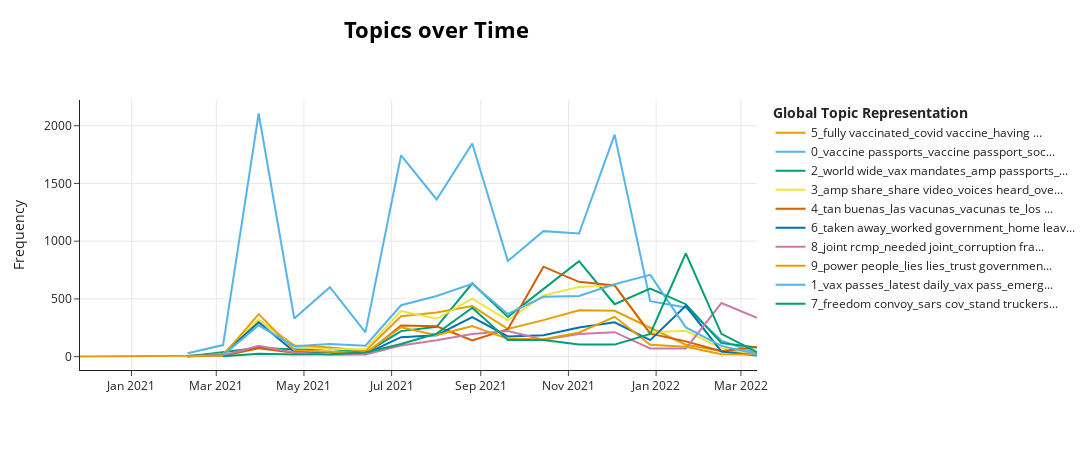

The cell this chart's notebook holds for it:
### Code cell
topic_model.visualize_topics_over_time(topics_over_time, top_n_topics=11)

### Figure 1 — Plotly figure (JSON) as saved in the notebook; plotly's stock layout.template omitted (floating-point values rounded to 4 significant figures)
{"data": [{"hoverinfo": "text", "hovertext": ["<b>Topic 5</b><br>Words: public forum, elderly hospital, forum elderly, quickly public, data quickly", "<b>Topic 5</b><br>Words: healthier idea, believe accepted, infected going, read fb, completely stop", "<b>Topic 5</b><br>Words: covid lies, covid vaccine, bullshit know, covid bullshit, ll temporary", "<b>Topic 5</b><br>Words: covid vaccine, fully vaccinated, covid vaccines, having fully, vaccine passport", "<b>Topic 5</b><br>Words: covid covid, covid vaccine, fully vaccinated, getting covid, cruise lines", "<b>Topic 5</b><br>Words: covid vaccine, fully vaccinated, covid deniers, deniers covid, covid vaccines", "<b>Topic 5</b><br>Words: delta variant, covid vaccine, covid vaccines, fully vaccinated, vaccine passports", "<b>Topic 5</b><br>Words: covid vaccine, fully vaccinated, delta variant, covid vaccines, vaccinated people", "<b>Topic 5</b><br>Words: covid vaccine, fully vaccinated, delta variant, spread covid, vaccinated people", "<b>Topic 5</b><br>Words: covid vaccine, fully vaccinated, covid vaccines, vaccine passports, vaccinated people", "<b>Topic 5</b><br>Words: covid vaccine, reminiscent blood, levels vaccinated, dombook used, africa reply", "<b>Topic 5</b><br>Words: fully vaccinated, having fully, covid vaccine, covid vaccines, spread covid", "<b>Topic 5</b><br>Words: fully vaccinated, having fully, booster having, fully conned, hospitalisation fully", "<b>Topic 5</b><br>Words: fully vaccinated, covid vaccine, covid vaccines, spread covid, vaccinated people", "<b>Topic 5</b><br>Words: covid vaccine, fully vaccinated, spread covid, vaccinated people, covid vaccines", "<b>Topic 5</b><br>Words: fully vaccinated, covid vaccine, covid vaccines, covid mandates, covid restrictions", "<b>Topic 5</b><br>Words: covid vaccine, fully vaccinated, covid vaccines, said dube, said used", "<b>Topic 5</b><br>Words: covid vaccines, fully vaccinated, make recipients, recipients likely, vaccines damage"], "marker": {"color": "#E69F00"}, "mode": "lines", "name": "5_fully vaccinated_covid vaccine_having ...", "type": "scatter", "x": ["2020-11-26T04:30:17.468999+00:00", "2021-02-08T23:22:18.649999+00:00", "2021-03-05T17:41:55.200000+00:00", "2021-03-30T12:01:31.750000+00:00", "2021-04-24T06:21:08.300000+00:00", "2021-05-19T00:40:44.849999+00:00", "2021-06-12T19:00:21.400000+00:00", "2021-07-07T13:19:57.950000+00:00", "2021-08-01T07:39:34.500000+00:00", "2021-08-26T01:59:11.049999+00:00", "2021-09-19T20:18:47.600000+00:00", "2021-10-14T14:38:24.150000+00:00", "2021-11-08T08:58:00.700000+00:00", "2021-12-03T03:17:37.249999+00:00", "2021-12-27T21:37:13.800000+00:00", "2022-01-21T15:56:50.350000+00:00", "2022-02-15T10:16:26.900000+00:00", "2022-03-12T04:36:03.449999+00:00"], "y": [1, 7, 24, 316, 97, 78, 50, 350, 382, 438, 239, 316, 401, 397, 250, 103, 49, 29]}, {"hoverinfo": "text", "hovertext": ["<b>Topic 0</b><br>Words: vaccine passports, vaccine passport, ethically introduced, passports ethically, say vaccine", "<b>Topic 0</b><br>Words: vaccine passports, vaccine passport, voter id, social credit, resist vaccine", "<b>Topic 0</b><br>Words: vaccine passports, vaccine passport, social credit, digital id, local elections", "<b>Topic 0</b><br>Words: vaccine passports, vaccine passport, lockdowns vaccine, digital id, social credit", "<b>Topic 0</b><br>Words: follow texas, texas lead, lead ban, country segregation, tourism hospitality", "<b>Topic 0</b><br>Words: vaccine passports, vaccine passport, digital id, social credit, bit difference", "<b>Topic 0</b><br>Words: vaccine passports, vaccine passport, social credit, digital id, passports coerced", "<b>Topic 0</b><br>Words: vaccine passports, vaccine passport, digital id, social credit, cities france", "<b>Topic 0</b><br>Words: vaccine passports, vaccine passport, digital id, social credit, vaccine mandates", "<b>Topic 0</b><br>Words: vaccine passports, vaccine passport, digital id, social credit, vaccine mandates", "<b>Topic 0</b><br>Words: vaccine passports, vaccine passport, vaccine mandates, social credit, digital id", "<b>Topic 0</b><br>Words: vaccine passports, vaccine passport, digital id, social credit, vaccine mandates", "<b>Topic 0</b><br>Words: vaccine passports, vaccine passport, digital id, vote vaccine, social credit", "<b>Topic 0</b><br>Words: vaccine passports, vaccine passport, social credit, vaccine mandates, digital id", "<b>Topic 0</b><br>Words: vaccine passports, brave canadians, thank france, france love, bless brave", "<b>Topic 0</b><br>Words: vaccine passports, vaccine passport, digital id, passports canada, vaccine mandates", "<b>Topic 0</b><br>Words: digital id, vaccine passports, netherlands nijmegen, rights moment, digital currency"], "marker": {"color": "#56B4E9"}, "mode": "lines", "name": "0_vaccine passports_vaccine passport_soc...", "type": "scatter", "x": ["2021-02-08T23:22:18.649999+00:00", "2021-03-05T17:41:55.200000+00:00", "2021-03-30T12:01:31.750000+00:00", "2021-04-24T06:21:08.300000+00:00", "2021-05-19T00:40:44.849999+00:00", "2021-06-12T19:00:21.400000+00:00", "2021-07-07T13:19:57.950000+00:00", "2021-08-01T07:39:34.500000+00:00", "2021-08-26T01:59:11.049999+00:00", "2021-09-19T20:18:47.600000+00:00", "2021-10-14T14:38:24.150000+00:00", "2021-11-08T08:58:00.700000+00:00", "2021-12-03T03:17:37.249999+00:00", "2021-12-27T21:37:13.800000+00:00", "2022-01-21T15:56:50.350000+00:00", "2022-02-15T10:16:26.900000+00:00", "2022-03-12T04:36:03.449999+00:00"], "y": [29, 100, 2106, 330, 601, 210, 1744, 1361, 1846, 829, 1087, 1066, 1923, 480, 425, 139, 31]}, {"hoverinfo": "text", "hovertext": ["<b>Topic 2</b><br>Words: propose evil, deranged belgian, belgian superstatist, grandeur propose, superstatist delusions", "<b>Topic 2</b><br>Words: kier starmer, starmer stand, world wide, vax mandates, amp passports", "<b>Topic 2</b><br>Words: world wide, wide demonstration, london th, protest london, park london", "<b>Topic 2</b><br>Words: london today, world wide, protest london, vax mandates, amp passports", "<b>Topic 2</b><br>Words: uk th, unite freedom, th june, london freedom, london uk", "<b>Topic 2</b><br>Words: world wide, wide demonstration, demonstration day, day july, july usa", "<b>Topic 2</b><br>Words: world wide, cities italy, vax mandates, amp passports, mandates amp", "<b>Topic 2</b><br>Words: world wide, wide demonstration, demonstration mondiale, bmedia demonstration, wide rally", "<b>Topic 2</b><br>Words: world wide, vax mandates, amp passports, mandates amp, wide demonstration", "<b>Topic 2</b><br>Words: world wide, vax mandates, mandates amp, amp passports, oct massive", "<b>Topic 2</b><br>Words: world wide, wide demonstration, amp human, stand freedom, freedom amp", "<b>Topic 2</b><br>Words: amp passports, mandates amp, vax mandates, nationwide protests, world wide", "<b>Topic 2</b><br>Words: vax mandates, amp passports, mandates amp, passports germany, nationwide protests", "<b>Topic 2</b><br>Words: amp passports, vax mandates, mandates amp, rally vax, world wide", "<b>Topic 2</b><br>Words: medical tyranny, nationwide demonstrations, amp germany, demonstrated medical, germans demonstrated", "<b>Topic 2</b><br>Words: mar night, night nationwide, protests germany, nationwide protests, mar huge"], "marker": {"color": "#009E73"}, "mode": "lines", "name": "2_world wide_vax mandates_amp passports_...", "type": "scatter", "x": ["2021-02-08T23:22:18.649999+00:00", "2021-03-30T12:01:31.750000+00:00", "2021-04-24T06:21:08.300000+00:00", "2021-05-19T00:40:44.849999+00:00", "2021-06-12T19:00:21.400000+00:00", "2021-07-07T13:19:57.950000+00:00", "2021-08-01T07:39:34.500000+00:00", "2021-08-26T01:59:11.049999+00:00", "2021-09-19T20:18:47.600000+00:00", "2021-10-14T14:38:24.150000+00:00", "2021-11-08T08:58:00.700000+00:00", "2021-12-03T03:17:37.249999+00:00", "2021-12-27T21:37:13.800000+00:00", "2022-01-21T15:56:50.350000+00:00", "2022-02-15T10:16:26.900000+00:00", "2022-03-12T04:36:03.449999+00:00"], "y": [1, 76, 61, 67, 32, 221, 258, 635, 344, 589, 827, 454, 590, 454, 118, 78]}, {"hoverinfo": "text", "hovertext": ["<b>Topic 3</b><br>Words: shout forever, broken digital, hi dave, trend votes, dave sorry", "<b>Topic 3</b><br>Words: amp freedom, pvt industry, act right, ready step, industry ready", "<b>Topic 3</b><br>Words: amp share, amp amp, share video, voices heard, overreach amp", "<b>Topic 3</b><br>Words: amp share, amp lied, say raise, share video, raise voice", "<b>Topic 3</b><br>Words: amp share, takeover incompetent, home financial, stop benefitting, mandating disproportionate", "<b>Topic 3</b><br>Words: fully amp, amp completely, living just, start living, completely living", "<b>Topic 3</b><br>Words: amp share, voices heard, share video, sign amp, amp amp", "<b>Topic 3</b><br>Words: amp amp, amp share, voices heard, share video, amp wide", "<b>Topic 3</b><br>Words: make heard, rise amp, amp make, virus rise, amp share", "<b>Topic 3</b><br>Words: amp share, voices heard, share video, making voices, sign amp", "<b>Topic 3</b><br>Words: amp share, voices heard, watch amp, making voices, share video", "<b>Topic 3</b><br>Words: amp share, share video, overreach amp, stand government, video stand", "<b>Topic 3</b><br>Words: pls join, shall voting, voting issue, issue pls, amp wrong", "<b>Topic 3</b><br>Words: amp share, share video, amp amp, voices heard, watch amp", "<b>Topic 3</b><br>Words: protests stop, amp circumstances, free protests, tests vks, encourage disobedience", "<b>Topic 3</b><br>Words: win god, god amp, amp win, world stand, amp share", "<b>Topic 3</b><br>Words: project fly, known traveller, amp piloting, piloting known, comply fly"], "marker": {"color": "#F0E442"}, "mode": "lines", "name": "3_amp share_share video_voices heard_ove...", "type": "scatter", "x": ["2021-02-08T23:22:18.649999+00:00", "2021-03-05T17:41:55.200000+00:00", "2021-03-30T12:01:31.750000+00:00", "2021-04-24T06:21:08.300000+00:00", "2021-05-19T00:40:44.849999+00:00", "2021-06-12T19:00:21.400000+00:00", "2021-07-07T13:19:57.950000+00:00", "2021-08-01T07:39:34.500000+00:00", "2021-08-26T01:59:11.049999+00:00", "2021-09-19T20:18:47.600000+00:00", "2021-10-14T14:38:24.150000+00:00", "2021-11-08T08:58:00.700000+00:00", "2021-12-03T03:17:37.249999+00:00", "2021-12-27T21:37:13.800000+00:00", "2022-01-21T15:56:50.350000+00:00", "2022-02-15T10:16:26.900000+00:00", "2022-03-12T04:36:03.449999+00:00"], "y": [4, 22, 319, 84, 64, 65, 395, 328, 503, 314, 530, 604, 619, 209, 223, 73, 20]}, {"hoverinfo": "text", "hovertext": ["<b>Topic 4</b><br>Words: meme vaccine, ni tes, vaccine esperer, la momie, biden est", "<b>Topic 4</b><br>Words: tan buenas, droit voyager, en una, ce que, escalon mas", "<b>Topic 4</b><br>Words: tan buenas, las vacunas, los protegidos, vacunas te, para proteger", "<b>Topic 4</b><br>Words: tan buenas, las vacunas, la liberte, para proteger, vacunas te", "<b>Topic 4</b><br>Words: tan buenas, las vacunas, vacunas te, para proteger, los protegidos", "<b>Topic 4</b><br>Words: tan buenas, las vacunas, confias en, acho que, vacunas te", "<b>Topic 4</b><br>Words: tan buenas, la liberte, las vacunas, vacunas te, los protegidos", "<b>Topic 4</b><br>Words: tan buenas, la liberte, las vacunas, contre le, est la", "<b>Topic 4</b><br>Words: tan buenas, la liberte, las vacunas, contre le, los protegidos", "<b>Topic 4</b><br>Words: est la, la liberte, liberte est, la est, vive la", "<b>Topic 4</b><br>Words: tan buenas, la liberte, est la, por la, liberte est", "<b>Topic 4</b><br>Words: tan buenas, las vacunas, para proteger, los protegidos, vacunas te", "<b>Topic 4</b><br>Words: tan buenas, las vacunas, vacunas te, para proteger, los protegidos", "<b>Topic 4</b><br>Words: tan buenas, las elites, el plan, tendras nada, nada seras", "<b>Topic 4</b><br>Words: tan buenas, el plan, las elites, seras feliz, plan las", "<b>Topic 4</b><br>Words: tan buenas, vacunas te, la liberte, las vacunas, para proteger", "<b>Topic 4</b><br>Words: elites tendras, tendras nada, seras feliz, plan las, nada seras"], "marker": {"color": "#D55E00"}, "mode": "lines", "name": "4_tan buenas_las vacunas_vacunas te_los ...", "type": "scatter", "x": ["2021-02-08T23:22:18.649999+00:00", "2021-03-05T17:41:55.200000+00:00", "2021-03-30T12:01:31.750000+00:00", "2021-04-24T06:21:08.300000+00:00", "2021-05-19T00:40:44.849999+00:00", "2021-06-12T19:00:21.400000+00:00", "2021-07-07T13:19:57.950000+00:00", "2021-08-01T07:39:34.500000+00:00", "2021-08-26T01:59:11.049999+00:00", "2021-09-19T20:18:47.600000+00:00", "2021-10-14T14:38:24.150000+00:00", "2021-11-08T08:58:00.700000+00:00", "2021-12-03T03:17:37.249999+00:00", "2021-12-27T21:37:13.800000+00:00", "2022-01-21T15:56:50.350000+00:00", "2022-02-15T10:16:26.900000+00:00", "2022-03-12T04:36:03.449999+00:00"], "y": [6, 7, 73, 33, 43, 21, 269, 262, 140, 237, 779, 648, 617, 199, 132, 46, 83]}, {"hoverinfo": "text", "hovertext": ["<b>Topic 6</b><br>Words: vile cutns, cutns going, restricted isn, society pretext, ww happened", "<b>Topic 6</b><br>Words: taken away, worked government, home leave, government pension, pension good", "<b>Topic 6</b><br>Words: taken away, home leave, worked government, woman young, benefits taken", "<b>Topic 6</b><br>Words: new freedoms, taken away, home leave, worked government, government pension", "<b>Topic 6</b><br>Words: taken away, home leave, worked government, benefits taken, th worked", "<b>Topic 6</b><br>Words: taken away, grow fucking, home leave, worked government, good benefits", "<b>Topic 6</b><br>Words: taken away, home leave, worked government, woman young, benefits taken", "<b>Topic 6</b><br>Words: taken away, worked government, home leave, leave jan, th worked", "<b>Topic 6</b><br>Words: insidious insidious, taken away, home leave, worked government, leave jan", "<b>Topic 6</b><br>Words: insidious insidious, taken away, home leave, worked government, pension good", "<b>Topic 6</b><br>Words: taken away, home leave, worked government, leave jan, woman young", "<b>Topic 6</b><br>Words: taken away, worked government, home leave, pension good, leave jan", "<b>Topic 6</b><br>Words: taken away, home leave, worked government, good benefits, th worked", "<b>Topic 6</b><br>Words: home leave, worked government, government pension, woman young, pension good", "<b>Topic 6</b><br>Words: good benefits, th worked, government pension, leave jan, benefits taken", "<b>Topic 6</b><br>Words: home leave, worked government, woman young, benefits taken, government pension", "<b>Topic 6</b><br>Words: sees small, government muzzle, doesn fulfil, make memes, scammed freedoms"], "marker": {"color": "#0072B2"}, "mode": "lines", "name": "6_taken away_worked government_home leav...", "type": "scatter", "x": ["2021-02-08T23:22:18.649999+00:00", "2021-03-05T17:41:55.200000+00:00", "2021-03-30T12:01:31.750000+00:00", "2021-04-24T06:21:08.300000+00:00", "2021-05-19T00:40:44.849999+00:00", "2021-06-12T19:00:21.400000+00:00", "2021-07-07T13:19:57.950000+00:00", "2021-08-01T07:39:34.500000+00:00", "2021-08-26T01:59:11.049999+00:00", "2021-09-19T20:18:47.600000+00:00", "2021-10-14T14:38:24.150000+00:00", "2021-11-08T08:58:00.700000+00:00", "2021-12-03T03:17:37.249999+00:00", "2021-12-27T21:37:13.800000+00:00", "2022-01-21T15:56:50.350000+00:00", "2022-02-15T10:16:26.900000+00:00", "2022-03-12T04:36:03.449999+00:00"], "y": [6, 19, 298, 42, 41, 23, 168, 186, 343, 175, 185, 252, 297, 143, 440, 43, 9]}, {"hoverinfo": "text", "hovertext": ["<b>Topic 8</b><br>Words: roughshod bioethics, davos big, laws gates, exactly acceptance, gates davos", "<b>Topic 8</b><br>Words: needed joint, joint rcmp, corruption fraud, fraud racketeering, rcmp fbi", "<b>Topic 8</b><br>Words: revolution revolution, joint rcmp, corruption fraud, needed joint, fraud racketeering", "<b>Topic 8</b><br>Words: corruption fraud, needed joint, joint rcmp, fraud racketeering, rcmp fbi", "<b>Topic 8</b><br>Words: needed joint, joint rcmp, corruption fraud, fraud racketeering, rcmp fbi", "<b>Topic 8</b><br>Words: needed joint, joint rcmp, corruption fraud, fraud racketeering, rcmp fbi", "<b>Topic 8</b><br>Words: needed joint, corruption fraud, joint rcmp, fraud racketeering, rcmp fbi", "<b>Topic 8</b><br>Words: corruption fraud, needed joint, joint rcmp, fraud racketeering, rcmp fbi", "<b>Topic 8</b><br>Words: revolution march, big pharma, needed joint, joint rcmp, corruption fraud", "<b>Topic 8</b><br>Words: revolution march, march revolution, needed joint, corruption fraud, joint rcmp", "<b>Topic 8</b><br>Words: revolution march, corruption fraud, joint rcmp, needed joint, fraud racketeering", "<b>Topic 8</b><br>Words: corruption fraud, needed joint, joint rcmp, fraud racketeering, rcmp fbi", "<b>Topic 8</b><br>Words: needed joint, joint rcmp, corruption fraud, fraud racketeering, rcmp fbi", "<b>Topic 8</b><br>Words: joint rcmp, corruption fraud, needed joint, fraud racketeering, rcmp fbi", "<b>Topic 8</b><br>Words: big pharma, revolution march, corruption fraud, joint rcmp, needed joint", "<b>Topic 8</b><br>Words: needed joint, corruption fraud, joint rcmp, fraud racketeering, rcmp fbi", "<b>Topic 8</b><br>Words: needed joint, joint rcmp, corruption fraud, fraud racketeering, rcmp fbi"], "marker": {"color": "#CC79A7"}, "mode": "lines", "name": "8_joint rcmp_needed joint_corruption fra...", "type": "scatter", "x": ["2021-02-08T23:22:18.649999+00:00", "2021-03-05T17:41:55.200000+00:00", "2021-03-30T12:01:31.750000+00:00", "2021-04-24T06:21:08.300000+00:00", "2021-05-19T00:40:44.849999+00:00", "2021-06-12T19:00:21.400000+00:00", "2021-07-07T13:19:57.950000+00:00", "2021-08-01T07:39:34.500000+00:00", "2021-08-26T01:59:11.049999+00:00", "2021-09-19T20:18:47.600000+00:00", "2021-10-14T14:38:24.150000+00:00", "2021-11-08T08:58:00.700000+00:00", "2021-12-03T03:17:37.249999+00:00", "2021-12-27T21:37:13.800000+00:00", "2022-01-21T15:56:50.350000+00:00", "2022-02-15T10:16:26.900000+00:00", "2022-03-12T04:36:03.449999+00:00"], "y": [1, 11, 94, 35, 17, 19, 97, 142, 195, 221, 146, 196, 212, 71, 70, 464, 337]}, {"hoverinfo": "text", "hovertext": ["<b>Topic 9</b><br>Words: wouldn bombard, true wouldn, manipulated real, truth lied, tell telling", "<b>Topic 9</b><br>Words: liar liar, life afraid, year life, spent year, scrip lie", "<b>Topic 9</b><br>Words: lie lie, lies lies, trust government, don trust, power people", "<b>Topic 9</b><br>Words: lies lies, trust government, make feel, feel safe, power people", "<b>Topic 9</b><br>Words: lies lies, government control, cranking scariant, thinking jump, wasn conversation", "<b>Topic 9</b><br>Words: spiral fear, trust government, power people, believe implicitly, proof possibly", "<b>Topic 9</b><br>Words: lies lies, power people, stay home, liar liar, lie lie", "<b>Topic 9</b><br>Words: power people, trust government, lie lie, circus called, clown world", "<b>Topic 9</b><br>Words: lies lies, power people, trust government, don trust, don let", "<b>Topic 9</b><br>Words: power people, lies lies, truth set, shame government, governments afraid", "<b>Topic 9</b><br>Words: power people, trust government, lies lies, afraid government, people afraid", "<b>Topic 9</b><br>Words: lies lies, power people, fear people, fear mongering, lie lie", "<b>Topic 9</b><br>Words: power people, fear mongering, trust government, lies lies, stay home", "<b>Topic 9</b><br>Words: power people, bible passage, managing anxiety, passage teaches, anxiety today", "<b>Topic 9</b><br>Words: like freight, freight train, coming like, truth coming, lies lies", "<b>Topic 9</b><br>Words: wef store, resist throws, tyranny bottle, burned ashes, campaign little", "<b>Topic 9</b><br>Words: tracking seemingly, trauma despair, shortages media, riddance government, labels tyrants"], "marker": {"color": "#E69F00"}, "mode": "lines", "name": "9_power people_lies lies_trust governmen...", "type": "scatter", "x": ["2021-02-08T23:22:18.649999+00:00", "2021-03-05T17:41:55.200000+00:00", "2021-03-30T12:01:31.750000+00:00", "2021-04-24T06:21:08.300000+00:00", "2021-05-19T00:40:44.849999+00:00", "2021-06-12T19:00:21.400000+00:00", "2021-07-07T13:19:57.950000+00:00", "2021-08-01T07:39:34.500000+00:00", "2021-08-26T01:59:11.049999+00:00", "2021-09-19T20:18:47.600000+00:00", "2021-10-14T14:38:24.150000+00:00", "2021-11-08T08:58:00.700000+00:00", "2021-12-03T03:17:37.249999+00:00", "2021-12-27T21:37:13.800000+00:00", "2022-01-21T15:56:50.350000+00:00", "2022-02-15T10:16:26.900000+00:00", "2022-03-12T04:36:03.449999+00:00"], "y": [3, 11, 368, 56, 42, 31, 254, 186, 264, 154, 150, 209, 345, 103, 86, 20, 18]}, {"hoverinfo": "text", "hovertext": ["<b>Topic 1</b><br>Words: simple anti, telling decline, object telling, vaccine object, telling vaccine", "<b>Topic 1</b><br>Words: vax pass, vax passes, anti vax, anti vaxxers, latest daily", "<b>Topic 1</b><br>Words: latest daily, daily stuff, stuff thanks, anti vax, vax pass", "<b>Topic 1</b><br>Words: latest daily, daily stuff, stuff thanks, anti vax, vax pass", "<b>Topic 1</b><br>Words: daily stuff, latest daily, stuff thanks, anti vax, anti vaxxers", "<b>Topic 1</b><br>Words: latest daily, daily stuff, anti vax, vax pass, stuff thanks", "<b>Topic 1</b><br>Words: vaxxed catch, unvaxxed vaxxed, risk unvaxxed, vaxxed risk, catch amp", "<b>Topic 1</b><br>Words: vax pass, vax passes, anti vax, latest daily, daily stuff", "<b>Topic 1</b><br>Words: latest pounds, pounds sense, sense daily, daily thanks, vax pass", "<b>Topic 1</b><br>Words: vax pass, vax passes, anti vax, anti vaxxers, latest daily", "<b>Topic 1</b><br>Words: latest daily, vax pass, vax passes, anti vax, vaxxed unvaxxed", "<b>Topic 1</b><br>Words: latest daily, vax pass, vax passes, daily stuff, covid spread", "<b>Topic 1</b><br>Words: vax passes, passes end, end emergency, powers end, discriminatory vax", "<b>Topic 1</b><br>Words: vax pass, latest daily, daily stuff, stuff thanks, covid alarming", "<b>Topic 1</b><br>Words: latest daily, daily stuff, stuff thanks, vax pass, vax mandates", "<b>Topic 1</b><br>Words: cohort draw, conclusions vax, vax efficiency, days vaxd, latest govt"], "marker": {"color": "#56B4E9"}, "mode": "lines", "name": "1_vax passes_latest daily_vax pass_emerg...", "type": "scatter", "x": ["2021-03-05T17:41:55.200000+00:00", "2021-03-30T12:01:31.750000+00:00", "2021-04-24T06:21:08.300000+00:00", "2021-05-19T00:40:44.849999+00:00", "2021-06-12T19:00:21.400000+00:00", "2021-07-07T13:19:57.950000+00:00", "2021-08-01T07:39:34.500000+00:00", "2021-08-26T01:59:11.049999+00:00", "2021-09-19T20:18:47.600000+00:00", "2021-10-14T14:38:24.150000+00:00", "2021-11-08T08:58:00.700000+00:00", "2021-12-03T03:17:37.249999+00:00", "2021-12-27T21:37:13.800000+00:00", "2022-01-21T15:56:50.350000+00:00", "2022-02-15T10:16:26.900000+00:00", "2022-03-12T04:36:03.449999+00:00"], "y": [12, 271, 90, 110, 94, 445, 525, 630, 370, 518, 526, 627, 708, 253, 93, 22]}, {"hoverinfo": "text", "hovertext": ["<b>Topic 7</b><br>Words: canadians prepared, welcome lot, seriously canada, hill equally, lot sensible", "<b>Topic 7</b><br>Words: sars cov, bring infection, bojo amp, amp trudeau, rd wave", "<b>Topic 7</b><br>Words: tactics canada, canada lockdown, lockdown politicos, disgusting nazi, nazi tactics", "<b>Topic 7</b><br>Words: allow foreigners, ridiculous conspiracy, idea according, hugs ontario, class canada", "<b>Topic 7</b><br>Words: trudeau needs, needs trudeau, voting voting, going restricted, restricted people", "<b>Topic 7</b><br>Words: sars cov, effective sars, vaccines effective, redundant vaccines, justification imposition", "<b>Topic 7</b><br>Words: sars cov, justin trudeau, freedom convoy, canada trudeau, stand truckers", "<b>Topic 7</b><br>Words: sars cov, justin trudeau, freedom convoy, party canada, stand truckers", "<b>Topic 7</b><br>Words: justin trudeau, sars cov, trudeau vaccine, freedom convoy, prime minister", "<b>Topic 7</b><br>Words: justin trudeau, sars cov, work trip, masking canadians, locking masking", "<b>Topic 7</b><br>Words: sars cov, freedom convoy, clinicians public, cov infectious, infected sars", "<b>Topic 7</b><br>Words: sars cov, justin trudeau, freedom convoy, stand truckers, vaccine mandates", "<b>Topic 7</b><br>Words: justin trudeau, freedom convoy, trudeau said, sars cov, said country", "<b>Topic 7</b><br>Words: stand truckers, truckers stand, freedom convoy, trucker freedom, justin trudeau", "<b>Topic 7</b><br>Words: freedom convoy, defeat hate, spokesperson trucker, hate tamara, love defeat", "<b>Topic 7</b><br>Words: freedom convoy, jobs careers, justin trudeau, federal vaccine, trudeau warns"], "marker": {"color": "#009E73"}, "mode": "lines", "name": "7_freedom convoy_sars cov_stand truckers...", "type": "scatter", "x": ["2021-03-05T17:41:55.200000+00:00", "2021-03-30T12:01:31.750000+00:00", "2021-04-24T06:21:08.300000+00:00", "2021-05-19T00:40:44.849999+00:00", "2021-06-12T19:00:21.400000+00:00", "2021-07-07T13:19:57.950000+00:00", "2021-08-01T07:39:34.500000+00:00", "2021-08-26T01:59:11.049999+00:00", "2021-09-19T20:18:47.600000+00:00", "2021-10-14T14:38:24.150000+00:00", "2021-11-08T08:58:00.700000+00:00", "2021-12-03T03:17:37.249999+00:00", "2021-12-27T21:37:13.800000+00:00", "2022-01-21T15:56:50.350000+00:00", "2022-02-15T10:16:26.900000+00:00", "2022-03-12T04:36:03.449999+00:00"], "y": [3, 25, 19, 21, 35, 109, 199, 423, 144, 144, 105, 104, 197, 894, 197, 38]}], "layout": {"height": 450, "hoverlabel": {"bgcolor": "white", "font": {"family": "Rockwell", "size": 16}}, "legend": {"title": {"text": "<b>Global Topic Representation"}}, "title": {"font": {"color": "Black", "size": 22}, "text": "<b>Topics over Time", "x": 0.4, "xanchor": "center", "y": 0.95, "yanchor": "top"}, "width": 1250, "xaxis": {"showgrid": true}, "yaxis": {"showgrid": true, "title": {"text": "Frequency"}}}}
